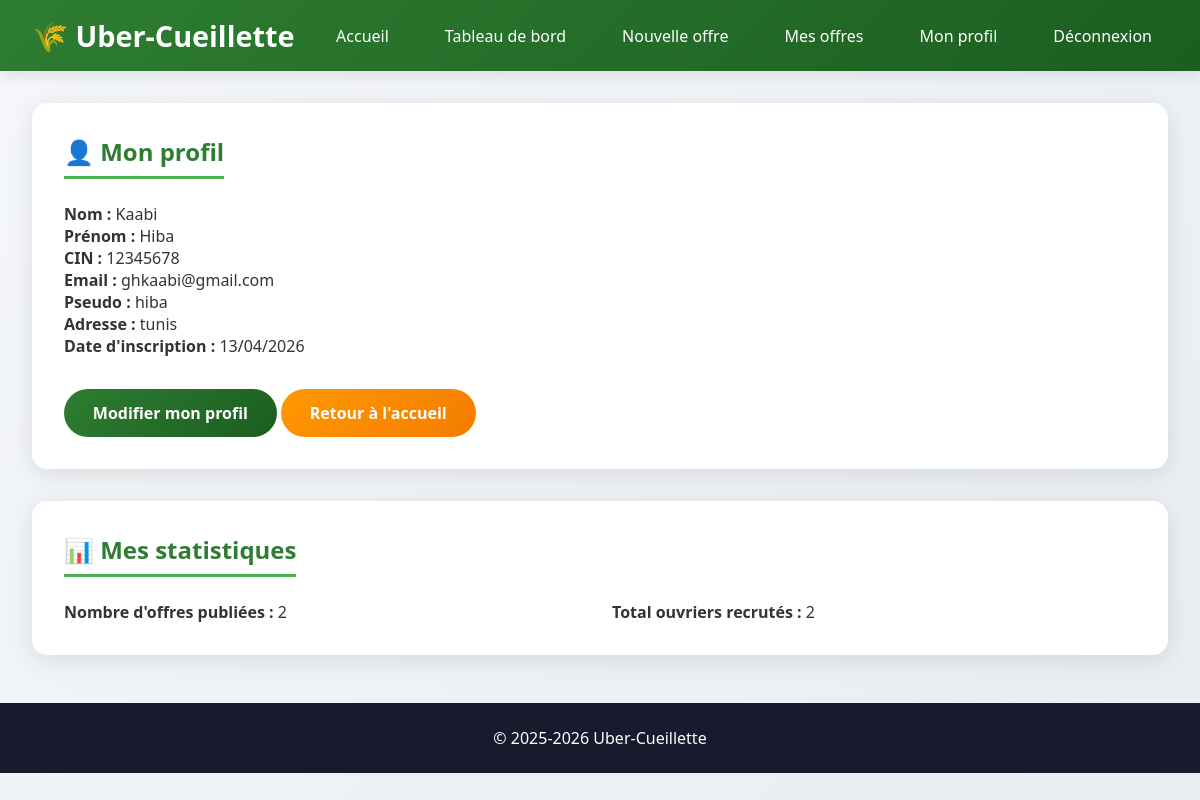
The page /profil.php (signed in) on the database its author committed.
### tables this page shows
CREATE TABLE IF NOT EXISTS `agriculteurs` (
  `id` int NOT NULL AUTO_INCREMENT,
  `nom` varchar(50) NOT NULL,
  `prenom` varchar(50) NOT NULL,
  `cin` varchar(8) NOT NULL,
  `email` varchar(100) NOT NULL,
  `adresse` text NOT NULL,
  `pseudo` varchar(50) NOT NULL,
  `mot_de_passe` varchar(255) NOT NULL,
  `date_inscription` timestamp NOT NULL DEFAULT CURRENT_TIMESTAMP,
  PRIMARY KEY (`id`),
  UNIQUE KEY `cin` (`cin`),
  UNIQUE KEY `email` (`email`),
  UNIQUE KEY `pseudo` (`pseudo`)
);

### config.php (called while the page is built, shortened)
<?php
function estConnecte() {
    return isset($_SESSION['user_id']) && isset($_SESSION['user_type']);
}
function estAgriculteur() {
    return estConnecte() && $_SESSION['user_type'] == 'agriculteur';
}
?>

### profil.php (the view, shortened to what this page needs)
<?php
require_once 'config.php';
$user_id = $_SESSION['user_id'];
$user_type = $_SESSION['user_type'];
if($user_type == 'agriculteur') {
    $sql = "SELECT * FROM agriculteurs WHERE id = :id";
    $stmt = $conn->prepare($sql);
    $stmt->execute([':id' => $user_id]);
    $user = $stmt->fetch();
    $sql_stats = "SELECT COUNT(*) as nb_offres, SUM(nb_ouvriers_acceptes) as total_ouvriers
                  FROM offres WHERE agriculteur_id = :id";
    $stmt = $conn->prepare($sql_stats);
    $stmt->execute([':id' => $user_id]);
    $stats = $stmt->fetch();
}
?>
<!DOCTYPE html>
<html lang="fr">
<head>
    <link rel="stylesheet" href="style.css">
</head>
<body>
    <header>
        <div class="header-container">
            <div class="logo">
                <h1>🌾 Uber-Cueillette</h1>
            </div>
            <nav>
                <ul>
                    <li><a href="index.php">Accueil</a></li>
                    <?php if(estAgriculteur()): ?>
                        <li><a href="dashboard_agriculteur.php">Tableau de bord</a></li>
                        <li><a href="ajouter_offre.php">Nouvelle offre</a></li>
                        <li><a href="mes_offres.php">Mes offres</a></li>
                    <?php endif; ?>
                    <li><a href="profil.php">Mon profil</a></li>
                    <li><a href="logout.php">Déconnexion</a></li>
                </ul>
            </nav>
        </div>
    </header>
    <div class="container">
        <div class="card">
            <h2>👤 Mon profil</h2>
            <div class="row">
                <div class="col">
                    <p><strong>Nom :</strong> <?= htmlspecialchars($user['nom']) ?></p>
                    <p><strong>Prénom :</strong> <?= htmlspecialchars($user['prenom']) ?></p>
                    <p><strong>CIN :</strong> <?= htmlspecialchars($user['cin']) ?></p>
                    <p><strong>Email :</strong> <?= htmlspecialchars($user['email']) ?></p>
                    <p><strong>Pseudo :</strong> <?= htmlspecialchars($user['pseudo']) ?></p>
                    <?php if($user_type == 'agriculteur'): ?>
                        <p><strong>Adresse :</strong> <?= htmlspecialchars($user['adresse']) ?></p>
                        <p><strong>Date d'inscription :</strong> <?= date('d/m/Y', strtotime($user['date_inscription'])) ?></p>
                    <?php else: ?>
                        <p><strong>Description :</strong> <?= nl2br(htmlspecialchars($user['description'])) ?></p>
                        <p><strong>Date d'inscription :</strong> <?= date('d/m/Y', strtotime($user['date_inscription'])) ?></p>
                    <?php endif; ?>
                </div>
            </div>
            <div style="margin-top: 2rem;">
                <a href="modifier_profil.php" class="btn btn-primary">Modifier mon profil</a>
                <a href="index.php" class="btn btn-secondary">Retour à l'accueil</a>
            </div>
        </div>
        <div class="card">
            <h2>📊 Mes statistiques</h2>
            <?php if($user_type == 'agriculteur'): ?>
                <div class="row">
                    <div class="col">
                        <p><strong>Nombre d'offres publiées :</strong> <?= $stats['nb_offres'] ?></p>
                    </div>
                    <div class="col">
                        <p><strong>Total ouvriers recrutés :</strong> <?= $stats['total_ouvriers'] ?? 0 ?></p>
                    </div>
                </div>
            <?php endif; ?>
        </div>
    </div>
    <footer>
        <p>&copy; 2025-2026 Uber-Cueillette</p>
    </footer>
</body>
</html>

### style.css (style rules this page uses)
* { margin: 0; padding: 0; box-sizing: border-box; }
body { font-family: 'Segoe UI', Tahoma, Geneva, Verdana, sans-serif; background: linear-gradient(135deg, #f5f7fa 0%, #e8edf2 100%); min-height: 100vh; color: #333; }
header { background: linear-gradient(135deg, #2e7d32 0%, #1b5e20 100%); color: white; padding: 1rem 2rem; box-shadow: 0 4px 15px rgba(0,0,0,0.1); }
.header-container { max-width: 1400px; margin: 0 auto; display: flex; justify-content: space-between; align-items: center; flex-wrap: wrap; }
.logo h1 { font-size: 1.8rem; font-weight: 700; }
nav ul { list-style: none; display: flex; gap: 1.5rem; flex-wrap: wrap; }
nav ul li a { color: white; text-decoration: none; font-weight: 500; padding: 0.5rem 1rem; border-radius: 25px; transition: all 0.3s ease; }
.container { max-width: 1400px; margin: 2rem auto; padding: 0 2rem; }
.card { background: white; border-radius: 15px; box-shadow: 0 5px 25px rgba(0,0,0,0.1); padding: 2rem; margin-bottom: 2rem; transition: transform 0.3s ease, box-shadow 0.3s ease; }
.card h2 { color: #2e7d32; margin-bottom: 1.5rem; border-bottom: 3px solid #4caf50; padding-bottom: 0.5rem; display: inline-block; }
.btn { display: inline-block; padding: 0.8rem 1.8rem; border: none; border-radius: 25px; font-size: 1rem; font-weight: 600; cursor: pointer; transition: all 0.3s ease; text-decoration: none; text-align: center; }
.btn-primary { background: linear-gradient(135deg, #2e7d32, #1b5e20); color: white; }
.btn-secondary { background: linear-gradient(135deg, #ff9800, #f57c00); color: white; }
.row { display: flex; flex-wrap: wrap; gap: 1.5rem; }
.col { flex: 1; min-width: 250px; }
footer { background: #1a1a2e; color: white; text-align: center; padding: 1.5rem; margin-top: 3rem; }

### rows shown on the page
agriculteurs: nom "Kaabi", prenom "Hiba", cin "12345678", email "ghkaabi@gmail.com", pseudo "hiba", adresse "tunis", date_inscription "13/04/2026"

### other values the page prints
$stats['nb_offres'] "2"
$stats['total_ouvriers'] "2"
